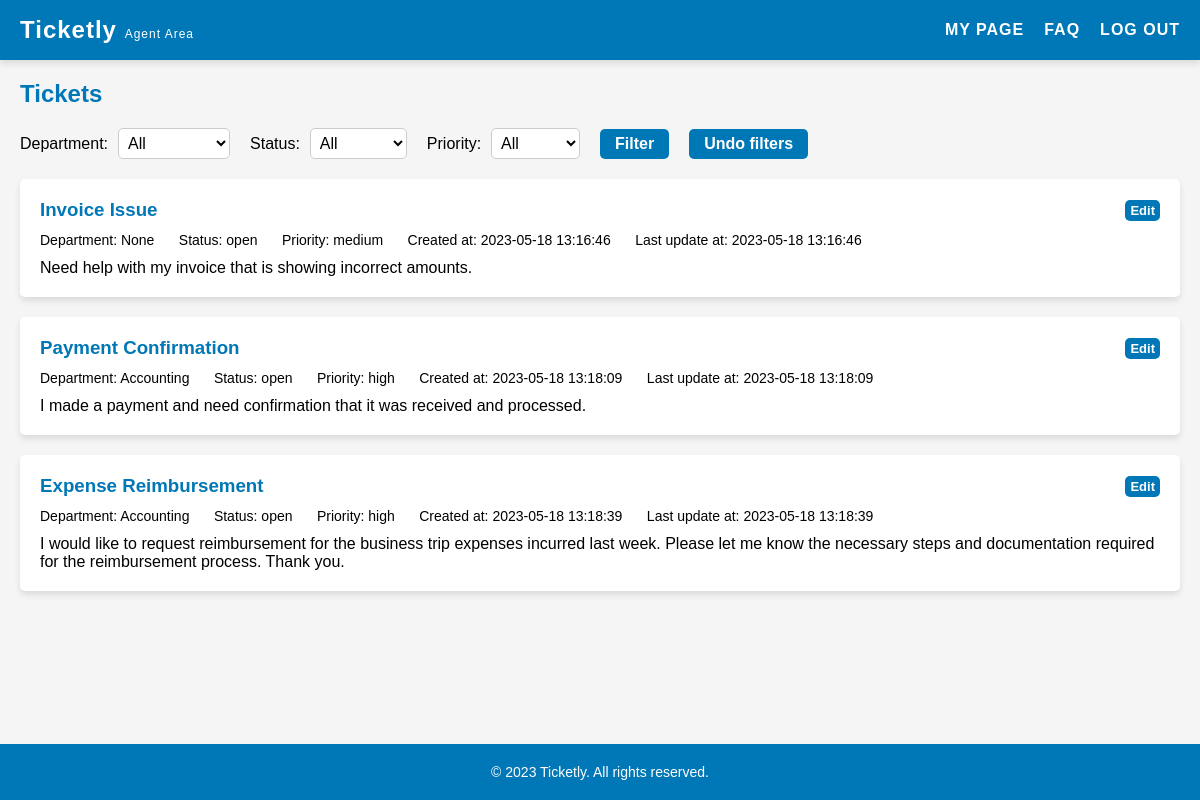
Screenshot of /pages/agent.php (signed in) with the database file from the repository.
### tables this page shows
CREATE TABLE "tickets" (
    id INTEGER PRIMARY KEY AUTOINCREMENT,
    title VARCHAR(255) NOT NULL,
    description TEXT NOT NULL,
    answer TEXT,
    client_id INTEGER NOT NULL,
    agent_id INTEGER,
    priority VARCHAR(10) NOT NULL DEFAULT 'medium' CHECK (priority IN ('low', 'medium', 'high')),
    created_at DATETIME NOT NULL,
    updated_at DATETIME NOT NULL,
    department_id INTEGER,
    status_id INTEGER NOT NULL DEFAULT 1,
    FOREIGN KEY(status_id) REFERENCES status(id),
    FOREIGN KEY(client_id) REFERENCES users(id),
    FOREIGN KEY(agent_id) REFERENCES users(id),
    FOREIGN KEY(department_id) REFERENCES departments(id)
);

CREATE TABLE departments (
    id INTEGER PRIMARY KEY AUTOINCREMENT,
    name VARCHAR(255) NOT NULL UNIQUE
);

CREATE TABLE status (
    id INTEGER PRIMARY KEY AUTOINCREMENT,
    name VARCHAR(255) NOT NULL UNIQUE
);

### pages/agent.php (called while the page is built, shortened)
<?php
    $session = new Session();
    require_once(__DIR__ . '/../templates/agent.tpl.php');
    drawAgent($session);
?>

### database/departments.class.php (called while the page is built, shortened)
<?php
    function getDepartmentsNameById(PDO $db, int $id): string {
        $stmt = $db->prepare('SELECT name FROM departments WHERE id = :id');
        $stmt->bindValue(':id', $id, PDO::PARAM_INT);
        $stmt->execute();
        $row = $stmt->fetch(PDO::FETCH_ASSOC);
        if ($row) {
            return $row['name'];
        }
        return '';
    }
?>

### database/status.class.php (called while the page is built, shortened)
<?php
    function getStatusNameById(PDO $db, int $id): string {
        $stmt = $db->prepare('SELECT name FROM status WHERE id = :id');
        $stmt->bindValue(':id', $id, PDO::PARAM_INT);
        $stmt->execute();
        $row = $stmt->fetch(PDO::FETCH_ASSOC);
        if ($row) {
            return $row['name'];
        }
        return '';
    }
?>

### templates/agent.tpl.php (the view, shortened to what this page needs)
<?php function drawAgent(Session $session){?>
    <?php
        require_once __DIR__ . '/../database/tickets.class.php';
        require_once __DIR__ . '/../database/connection.db.php';
        require_once __DIR__ . '/../database/departments.class.php';
        require_once __DIR__ . '/../database/status.class.php';
        $db = getDatabaseConnection();
        $stmt = $db->prepare('SELECT * FROM tickets');
        $stmt->execute();
        $tickets = $stmt->fetchAll(PDO::FETCH_ASSOC);
    ?>
    <!DOCTYPE html>
    <html>
    <head>
    <link rel="stylesheet" href="../style/client.css">
    <link rel="stylesheet" href="../style/header.css">
    </head>
    <body>
    <header>
        <h1>Ticketly <span class="smaller">Agent Area</span></h1>
        <nav>
        <ul>
            <li><a href="myPage.php">My Page</a></li>
            <li><a href="faq.php">FAQ</a></li>
            <li><a href="../actions/action_logout.php">Log out</a></li>
        </ul>
        </nav>
    </header>
    <main>
        <section id="my-tickets">
        <h2>Tickets</h2>
        <div class="filters">
            <label for="department-filter">Department:</label>
            <select id="department-filter">
                <option value="all">All</option>
            </select>
            <label for="status-filter">Status:</label>
            <select id="status-filter">
                <option value="all">All</option>
            </select>
            <label for="priority-filter">Priority:</label>
            <select id="priority-filter">
                <option value="all">All</option>
            </select>
            <button id="filter">Filter</button>
            <button id="undo-filter">Undo filters</button>
        </div>
        <?php foreach ($tickets as $ticket) { ?>
            <div class="ticket" data-department="<?= $ticket['department_id'] ?>" data-status="<?= $ticket['status_id'] ?>" data-priority="<?= $ticket['priority'] ?>">
            <div class="ticket-top">
                <h3 class="ticket-subject"><?= $ticket['title'] ?></h3>
                <a href="editTicket.php?id=<?= $ticket['id'] ?>" class="edit-button">Edit</a>
            </div>
            <div class="ticket-info">
                <span class="ticket-department">Department: <?= getDepartmentsNameById($db, $ticket['department_id']) ?></span>
                <span class="ticket-status">Status: <?= getStatusNameById($db, $ticket['status_id']) ?></span>
                <span class="ticket-priority">Priority: <?= $ticket['priority'] ?></span>
                <span class="ticket-createdAt">Created at: <?= $ticket['created_at'] ?></span>
                <span class="ticket-updatedAt">Last update at: <?= $ticket['updated_at'] ?></span>
            </div>
            <p class="ticket-summary"><?= $ticket['description'] ?></p>
            </div>
        <?php } ?>
        </section>
    </main>
    <?php include '../templates/footer.tpl.php';?>
    </body>
    </html>
<?php } ?>

### style/client.css (style rules this page uses)
main { padding: 20px; }
section { margin-bottom: 40px; }
section h2 { color: #0077b6; margin-bottom: 20px; }
#my-tickets { margin-bottom: 80px; }
.filters { display: flex; align-items: center; margin-bottom: 20px; }
.filters label { font-size: 16px; margin-right: 10px; }
.filters label:nth-of-type(2) { margin-left: 20px; }
.filters label:last-of-type { margin-left: 20px; }
.filters select { font-size: 16px; padding: 5px; border-radius: 5px; border: 1px solid #ccc; background-color: #fff; }
.filters button { font-size: 16px; padding: 6px 15px; background-color: #0077b6; color: #fff; border-radius: 5px; border: none; margin-left: 20px; cursor: pointer; white-space: nowrap; font-weight: bold; }
.ticket { box-shadow: 0 4px 6px rgba(0, 0, 0, 0.1); padding: 20px; background-color: #fff; margin-bottom: 20px; border-radius: 5px; }
.ticket h3 { margin-top: 0; color: #0077b6; }
.ticket-info { margin-bottom: 10px; }
.ticket-info span { display: inline-block; margin-right: 20px; font-size: 14px; }
.ticket-summary { font-size: 16px; }
.ticket-top { display: flex; align-items: center; justify-content: space-between; margin-bottom: 10px; }
.edit-button { display: inline-block; padding: 3px 5px; background-color: #0077b6; color: #fff; border: none; border-radius: 5px; text-decoration: none; font-weight: bold; transition: background-color 0.3s ease; font-size: small; }

### style/header.css (style rules this page uses)
* { box-sizing: border-box; margin: 0; padding: 0; }
body { font-family: Arial, sans-serif; background-color: #f5f5f5; }
header { background-color: #0077b6; color: #fff; display: flex; justify-content: space-between; align-items: center; padding: 20px; height: 60px; box-shadow: 0 4px 6px rgba(0, 0, 0, 0.1); }
header h1 { font-size: 24px; letter-spacing: 1px; }
header nav ul { display: flex; list-style-type: none; }
header nav li:not(:last-child) { margin-right: 20px; }
header nav a { color: #fff; text-decoration: none; font-size: 16px; letter-spacing: 1px; text-transform: uppercase; font-weight: 600; transition: color 0.3s ease; }
.smaller { font-size: 0.5em; font-weight: lighter; }

### rows the page displays
tickets: title "Invoice Issue", getDepartmentsNameById($db, $ticket['department_id']) "None", status.name "open", priority "medium", created_at "2023-05-18 13:16:46", updated_at "2023-05-18 13:16:46", description "Need help with my invoice that is showing incorrect amounts."
tickets: title "Payment Confirmation", getDepartmentsNameById($db, $ticket['department_id']) "Accounting", status.name "open", priority "high", created_at "2023-05-18 13:18:09", updated_at "2023-05-18 13:18:09", description "I made a payment and need confirmation that it was received and processed."
tickets: title "Expense Reimbursement", department.name "Accounting", status.name "open", priority "high", created_at "2023-05-18 13:18:39", updated_at "2023-05-18 13:18:39", description "I would like to request reimbursement for the business trip expenses incurred last week. Please let me know the necessary steps and documentation required for the reimbursement process. Thank you."
